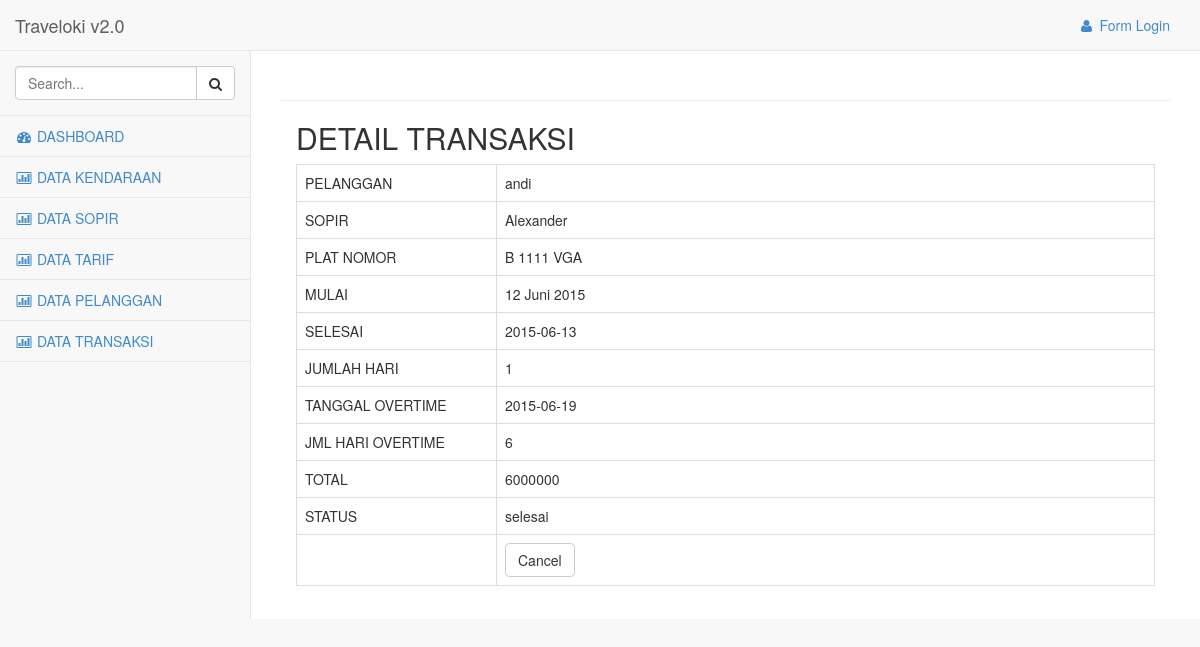
Screenshot of /transaksi/read/1 with the database file from the repository.
### tables this page shows
CREATE TABLE IF NOT EXISTS `transaksi` (
`transaksi_id` int(11) NOT NULL,
  `pelanggan_id` int(11) NOT NULL,
  `sopir_id` int(11) NOT NULL,
  `kendaraan_id` int(11) NOT NULL,
  `transaksi_tglmulai` date NOT NULL,
  `transaksi_tglselesai` date DEFAULT NULL,
  `transaksi_hari` varchar(10) NOT NULL,
  `transaksi_tglovertime` date NOT NULL,
  `transaksi_hariovertime` int(11) NOT NULL,
  `transaksi_total` int(11) NOT NULL,
  `transaksi_status` enum('mulai','selesai') NOT NULL
);

CREATE TABLE IF NOT EXISTS `pelanggan` (
`pelanggan_id` int(11) NOT NULL,
  `pelanggan_nama` varchar(50) NOT NULL,
  `pelanggan_alamat` text NOT NULL,
  `pelanggan_telpon` varchar(12) NOT NULL
);

CREATE TABLE IF NOT EXISTS `sopir` (
`sopir_id` int(11) NOT NULL,
  `sopir_alamat` text NOT NULL,
  `sopir_nama` varchar(100) NOT NULL,
  `sopir_telpon` varchar(12) NOT NULL,
  `sopir_ktp` varchar(30) NOT NULL,
  `sopir_sim` varchar(30) NOT NULL,
  `sopir_status` enum('bebas','jalan') NOT NULL
);

CREATE TABLE IF NOT EXISTS `kendaraan` (
`kendaraan_id` int(11) NOT NULL,
  `kendaraan_platnomor` varchar(30) NOT NULL,
  `kendaraan_merk` varchar(100) NOT NULL,
  `kendaraan_tipe` varchar(47) NOT NULL,
  `kendaraan_tahunrakit` int(4) NOT NULL,
  `kendaraan_seat` int(11) NOT NULL,
  `kendaraan_foto` text NOT NULL,
  `kendaraan_fasilitas` text NOT NULL,
  `kendaraan_status` enum('bebas','jalan') NOT NULL
);

### application/libraries/Template.php (called while the page is built)
<?php if ( ! defined('BASEPATH')) exit('No direct script access allowed');
class Template {
		var $template_data = array();
		function set($name, $value)
		{
			$this->template_data[$name] = $value;
		}
		function load($template = '', $view = '' , $view_data = array(), $return = FALSE)
		{
			$this->CI =& get_instance();
			$this->set('contents', $this->CI->load->view($view, $view_data, TRUE));
			return $this->CI->load->view($template, $this->template_data, $return);
		}
}

### application/controllers/Transaksi.php (called while the page is built, shortened)
<?php
class Transaksi extends CI_Controller {
    public function read($id) {
        $sql = "SELECT t.*,p.pelanggan_nama,s.sopir_nama,k.kendaraan_platnomor,k.kendaraan_foto
                FROM transaksi as t,pelanggan as p,sopir as s,kendaraan as k
                WHERE t.sopir_id=s.sopir_id and t.pelanggan_id=p.pelanggan_id
                and t.kendaraan_id=k.kendaraan_id and t.transaksi_id='$id'";
        $row = $this->db->query($sql)->row_array();
        if ($row) {
            $data = array(
                'transaksi_id' => $row['transaksi_id'],
                'pelanggan_id' => $row['pelanggan_nama'],
                'sopir_id' => $row['sopir_nama'],
                'kendaraan_id' => $row['kendaraan_platnomor'],
                'transaksi_tglmulai' => $row['transaksi_tglmulai'],
                'transaksi_tglselesai' => $row['transaksi_tglselesai'],
                'transaksi_hari' => $row['transaksi_hari'],
                'transaksi_tglovertime' => $row['transaksi_tglovertime'],
                'transaksi_hariovertime' => $row['transaksi_hariovertime'],
                'transaksi_total' => $row['transaksi_total'],
                'transaksi_status' => $row['transaksi_status'],
            );
            $this->template->load('adminTemplate', 'transaksi_read', $data);
        } else {
            $this->session->set_flashdata('message', 'Record Not Found');
            redirect(site_url('transaksi'));
        }
    }
}

### index.php (called while the page is built, shortened)
<?php
require_once BASEPATH.'core/CodeIgniter.php';

### application/helpers/hform_helper.php (called while the page is built, shortened)
<?php
       function tgl_indo($tgl)
       {
            return substr($tgl, 8, 2).' '.getbln(substr($tgl, 5,2)).' '.substr($tgl, 0, 4);
       }
    function getbln($bln)
    {
        switch ($bln)
        {
            case 6:
                return "Juni";
            break;
        }
    }

### application/views/transaksi_read.php (the view)
<div class='col-lg-12'>
        <h2 style="margin-top:0px">DETAIL TRANSAKSI</h2>
        <table class="table table-bordered">
	    <tr><td width="200">PELANGGAN</td><td><?php echo $pelanggan_id; ?></td></tr>
	    <tr><td>SOPIR</td><td><?php echo $sopir_id; ?></td></tr>
	    <tr><td>PLAT NOMOR</td><td><?php echo $kendaraan_id; ?></td></tr>
            <tr><td>MULAI</td><td><?php echo tgl_indo($transaksi_tglmulai); ?></td></tr>
	    <tr><td>SELESAI</td><td><?php echo $transaksi_tglselesai; ?></td></tr>
	    <tr><td>JUMLAH HARI</td><td><?php echo $transaksi_hari; ?></td></tr>
	    <tr><td>TANGGAL OVERTIME</td><td><?php echo $transaksi_tglovertime; ?></td></tr>
	    <tr><td>JML HARI OVERTIME</td><td><?php echo $transaksi_hariovertime; ?></td></tr>
	    <tr><td>TOTAL</td><td><?php echo $transaksi_total; ?></td></tr>
	    <tr><td>STATUS</td><td><?php echo $transaksi_status; ?></td></tr>
	    <tr><td></td><td><a href="<?php echo site_url('transaksi') ?>" class="btn btn-default">Cancel</button></td></tr>
	</table>
    </div>

### assets/css/sb-admin-2.css (style rules this page uses)
body { background-color: #f8f8f8; }
.navbar-top-links li a { padding: 15px; min-height: 50px; }

### rows the page displays
transaksi: pelanggan.pelanggan_nama "andi", sopir.sopir_nama "Alexander", kendaraan.kendaraan_platnomor "B 1111 VGA", transaksi_tglmulai "12 Juni 2015", transaksi_tglselesai "2015-06-13", transaksi_hari "1", transaksi_tglovertime "2015-06-19", transaksi_hariovertime "6", transaksi_total "6000000", transaksi_status "selesai"

### other values shown
anchor('users/login','<i class="fa fa-user fa-fw"></i> Form Login') "Form Login"
anchor('sopir',"<i class='fa fa-bar-chart-o fa-fw'></i> DATA SOPIR") "DATA SOPIR"
anchor('tarif',"<i class='fa fa-bar-chart-o fa-fw'></i> DATA TARIF") "DATA TARIF"
